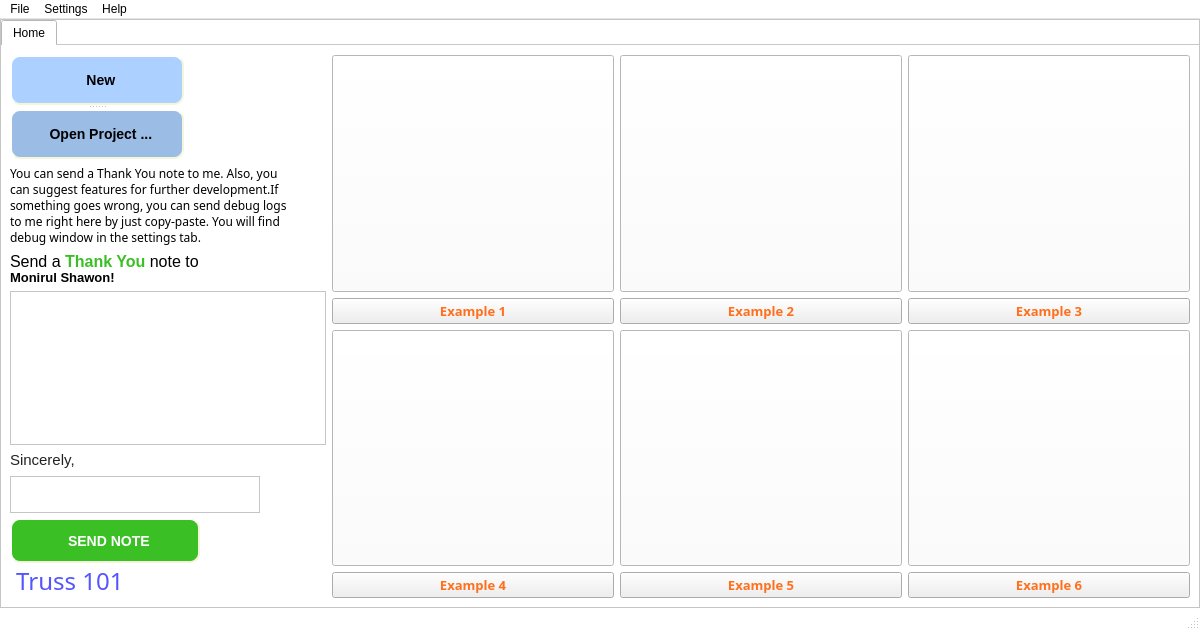
<?xml version="1.0" encoding="UTF-8"?>
<ui version="4.0">
 <class>MainWindow</class>
 <widget class="QMainWindow" name="MainWindow">
  <property name="geometry">
   <rect>
    <x>0</x>
    <y>0</y>
    <width>1200</width>
    <height>630</height>
   </rect>
  </property>
  <property name="palette">
   <palette>
    <active>
     <colorrole role="WindowText">
      <brush brushstyle="SolidPattern">
       <color alpha="255">
        <red>0</red>
        <green>0</green>
        <blue>0</blue>
       </color>
      </brush>
     </colorrole>
     <colorrole role="Button">
      <brush brushstyle="SolidPattern">
       <color alpha="255">
        <red>255</red>
        <green>255</green>
        <blue>255</blue>
       </color>
      </brush>
     </colorrole>
     <colorrole role="Light">
      <brush brushstyle="SolidPattern">
       <color alpha="255">
        <red>255</red>
        <green>255</green>
        <blue>255</blue>
       </color>
      </brush>
     </colorrole>
     <colorrole role="Midlight">
      <brush brushstyle="SolidPattern">
       <color alpha="255">
        <red>255</red>
        <green>255</green>
        <blue>255</blue>
       </color>
      </brush>
     </colorrole>
     <colorrole role="Dark">
      <brush brushstyle="SolidPattern">
       <color alpha="255">
        <red>127</red>
        <green>127</green>
        <blue>127</blue>
       </color>
      </brush>
     </colorrole>
     <colorrole role="Mid">
      <brush brushstyle="SolidPattern">
       <color alpha="255">
        <red>170</red>
        <green>170</green>
        <blue>170</blue>
       </color>
      </brush>
     </colorrole>
     <colorrole role="Text">
      <brush brushstyle="SolidPattern">
       <color alpha="255">
        <red>0</red>
        <green>0</green>
        <blue>0</blue>
       </color>
      </brush>
     </colorrole>
     <colorrole role="BrightText">
      <brush brushstyle="SolidPattern">
       <color alpha="255">
        <red>255</red>
        <green>255</green>
        <blue>255</blue>
       </color>
      </brush>
     </colorrole>
     <colorrole role="ButtonText">
      <brush brushstyle="SolidPattern">
       <color alpha="255">
        <red>0</red>
        <green>0</green>
        <blue>0</blue>
       </color>
      </brush>
     </colorrole>
     <colorrole role="Base">
      <brush brushstyle="SolidPattern">
       <color alpha="255">
        <red>255</red>
        <green>255</green>
        <blue>255</blue>
       </color>
      </brush>
     </colorrole>
     <colorrole role="Window">
      <brush brushstyle="SolidPattern">
       <color alpha="255">
        <red>255</red>
        <green>255</green>
        <blue>255</blue>
       </color>
      </brush>
     </colorrole>
     <colorrole role="Shadow">
      <brush brushstyle="SolidPattern">
       <color alpha="255">
        <red>0</red>
        <green>0</green>
        <blue>0</blue>
       </color>
      </brush>
     </colorrole>
     <colorrole role="AlternateBase">
      <brush brushstyle="SolidPattern">
       <color alpha="255">
        <red>255</red>
        <green>255</green>
        <blue>255</blue>
       </color>
      </brush>
     </colorrole>
     <colorrole role="ToolTipBase">
      <brush brushstyle="SolidPattern">
       <color alpha="255">
        <red>255</red>
        <green>255</green>
        <blue>220</blue>
       </color>
      </brush>
     </colorrole>
     <colorrole role="ToolTipText">
      <brush brushstyle="SolidPattern">
       <color alpha="255">
        <red>0</red>
        <green>0</green>
        <blue>0</blue>
       </color>
      </brush>
     </colorrole>
     <colorrole role="PlaceholderText">
      <brush brushstyle="SolidPattern">
       <color alpha="128">
        <red>0</red>
        <green>0</green>
        <blue>0</blue>
       </color>
      </brush>
     </colorrole>
    </active>
    <inactive>
     <colorrole role="WindowText">
      <brush brushstyle="SolidPattern">
       <color alpha="255">
        <red>0</red>
        <green>0</green>
        <blue>0</blue>
       </color>
      </brush>
     </colorrole>
     <colorrole role="Button">
      <brush brushstyle="SolidPattern">
       <color alpha="255">
        <red>255</red>
        <green>255</green>
        <blue>255</blue>
       </color>
      </brush>
     </colorrole>
     <colorrole role="Light">
      <brush brushstyle="SolidPattern">
       <color alpha="255">
        <red>255</red>
        <green>255</green>
        <blue>255</blue>
       </color>
      </brush>
     </colorrole>
     <colorrole role="Midlight">
      <brush brushstyle="SolidPattern">
       <color alpha="255">
        <red>255</red>
        <green>255</green>
        <blue>255</blue>
       </color>
      </brush>
     </colorrole>
     <colorrole role="Dark">
      <brush brushstyle="SolidPattern">
       <color alpha="255">
        <red>127</red>
        <green>127</green>
        <blue>127</blue>
       </color>
      </brush>
     </colorrole>
     <colorrole role="Mid">
      <brush brushstyle="SolidPattern">
       <color alpha="255">
        <red>170</red>
        <green>170</green>
        <blue>170</blue>
       </color>
      </brush>
     </colorrole>
     <colorrole role="Text">
      <brush brushstyle="SolidPattern">
       <color alpha="255">
        <red>0</red>
        <green>0</green>
        <blue>0</blue>
       </color>
      </brush>
     </colorrole>
     <colorrole role="BrightText">
      <brush brushstyle="SolidPattern">
       <color alpha="255">
        <red>255</red>
        <green>255</green>
        <blue>255</blue>
       </color>
      </brush>
     </colorrole>
     <colorrole role="ButtonText">
      <brush brushstyle="SolidPattern">
       <color alpha="255">
        <red>0</red>
        <green>0</green>
        <blue>0</blue>
       </color>
      </brush>
     </colorrole>
     <colorrole role="Base">
      <brush brushstyle="SolidPattern">
       <color alpha="255">
        <red>255</red>
        <green>255</green>
        <blue>255</blue>
       </color>
      </brush>
     </colorrole>
     <colorrole role="Window">
      <brush brushstyle="SolidPattern">
       <color alpha="255">
        <red>255</red>
        <green>255</green>
        <blue>255</blue>
       </color>
      </brush>
     </colorrole>
     <colorrole role="Shadow">
      <brush brushstyle="SolidPattern">
       <color alpha="255">
        <red>0</red>
        <green>0</green>
        <blue>0</blue>
       </color>
      </brush>
     </colorrole>
     <colorrole role="AlternateBase">
      <brush brushstyle="SolidPattern">
       <color alpha="255">
        <red>255</red>
        <green>255</green>
        <blue>255</blue>
       </color>
      </brush>
     </colorrole>
     <colorrole role="ToolTipBase">
      <brush brushstyle="SolidPattern">
       <color alpha="255">
        <red>255</red>
        <green>255</green>
        <blue>220</blue>
       </color>
      </brush>
     </colorrole>
     <colorrole role="ToolTipText">
      <brush brushstyle="SolidPattern">
       <color alpha="255">
        <red>0</red>
        <green>0</green>
        <blue>0</blue>
       </color>
      </brush>
     </colorrole>
     <colorrole role="PlaceholderText">
      <brush brushstyle="SolidPattern">
       <color alpha="128">
        <red>0</red>
        <green>0</green>
        <blue>0</blue>
       </color>
      </brush>
     </colorrole>
    </inactive>
    <disabled>
     <colorrole role="WindowText">
      <brush brushstyle="SolidPattern">
       <color alpha="255">
        <red>127</red>
        <green>127</green>
        <blue>127</blue>
       </color>
      </brush>
     </colorrole>
     <colorrole role="Button">
      <brush brushstyle="SolidPattern">
       <color alpha="255">
        <red>255</red>
        <green>255</green>
        <blue>255</blue>
       </color>
      </brush>
     </colorrole>
     <colorrole role="Light">
      <brush brushstyle="SolidPattern">
       <color alpha="255">
        <red>255</red>
        <green>255</green>
        <blue>255</blue>
       </color>
      </brush>
     </colorrole>
     <colorrole role="Midlight">
      <brush brushstyle="SolidPattern">
       <color alpha="255">
        <red>255</red>
        <green>255</green>
        <blue>255</blue>
       </color>
      </brush>
     </colorrole>
     <colorrole role="Dark">
      <brush brushstyle="SolidPattern">
       <color alpha="255">
        <red>127</red>
        <green>127</green>
        <blue>127</blue>
       </color>
      </brush>
     </colorrole>
     <colorrole role="Mid">
      <brush brushstyle="SolidPattern">
       <color alpha="255">
        <red>170</red>
        <green>170</green>
        <blue>170</blue>
       </color>
      </brush>
     </colorrole>
     <colorrole role="Text">
      <brush brushstyle="SolidPattern">
       <color alpha="255">
        <red>127</red>
        <green>127</green>
        <blue>127</blue>
       </color>
      </brush>
     </colorrole>
     <colorrole role="BrightText">
      <brush brushstyle="SolidPattern">
       <color alpha="255">
        <red>255</red>
        <green>255</green>
        <blue>255</blue>
       </color>
      </brush>
     </colorrole>
     <colorrole role="ButtonText">
      <brush brushstyle="SolidPattern">
       <color alpha="255">
        <red>127</red>
        <green>127</green>
        <blue>127</blue>
       </color>
      </brush>
     </colorrole>
     <colorrole role="Base">
      <brush brushstyle="SolidPattern">
       <color alpha="255">
        <red>255</red>
        <green>255</green>
        <blue>255</blue>
       </color>
      </brush>
     </colorrole>
     <colorrole role="Window">
      <brush brushstyle="SolidPattern">
       <color alpha="255">
        <red>255</red>
        <green>255</green>
        <blue>255</blue>
       </color>
      </brush>
     </colorrole>
     <colorrole role="Shadow">
      <brush brushstyle="SolidPattern">
       <color alpha="255">
        <red>0</red>
        <green>0</green>
        <blue>0</blue>
       </color>
      </brush>
     </colorrole>
     <colorrole role="AlternateBase">
      <brush brushstyle="SolidPattern">
       <color alpha="255">
        <red>255</red>
        <green>255</green>
        <blue>255</blue>
       </color>
      </brush>
     </colorrole>
     <colorrole role="ToolTipBase">
      <brush brushstyle="SolidPattern">
       <color alpha="255">
        <red>255</red>
        <green>255</green>
        <blue>220</blue>
       </color>
      </brush>
     </colorrole>
     <colorrole role="ToolTipText">
      <brush brushstyle="SolidPattern">
       <color alpha="255">
        <red>0</red>
        <green>0</green>
        <blue>0</blue>
       </color>
      </brush>
     </colorrole>
     <colorrole role="PlaceholderText">
      <brush brushstyle="SolidPattern">
       <color alpha="128">
        <red>0</red>
        <green>0</green>
        <blue>0</blue>
       </color>
      </brush>
     </colorrole>
    </disabled>
   </palette>
  </property>
  <property name="windowTitle">
   <string>Truss 101</string>
  </property>
  <property name="windowIcon">
   <iconset resource="resource.qrc">
    <normaloff>:/newPrefix/logo@2x.png</normaloff>:/newPrefix/logo@2x.png</iconset>
  </property>
  <widget class="QWidget" name="centralwidget">
   <layout class="QGridLayout" name="gridLayout_3">
    <property name="leftMargin">
     <number>0</number>
    </property>
    <property name="topMargin">
     <number>0</number>
    </property>
    <property name="rightMargin">
     <number>0</number>
    </property>
    <property name="bottomMargin">
     <number>0</number>
    </property>
    <item row="0" column="0">
     <widget class="QScrollArea" name="scrollArea">
      <property name="widgetResizable">
       <bool>true</bool>
      </property>
      <widget class="QWidget" name="scrollAreaWidgetContents">
       <property name="geometry">
        <rect>
         <x>0</x>
         <y>0</y>
         <width>1198</width>
         <height>577</height>
        </rect>
       </property>
       <layout class="QHBoxLayout" name="horizontalLayout">
        <property name="spacing">
         <number>0</number>
        </property>
        <property name="leftMargin">
         <number>0</number>
        </property>
        <property name="topMargin">
         <number>0</number>
        </property>
        <property name="rightMargin">
         <number>0</number>
        </property>
        <property name="bottomMargin">
         <number>0</number>
        </property>
        <item>
         <widget class="QTabWidget" name="tabWidget">
          <property name="tabPosition">
           <enum>QTabWidget::North</enum>
          </property>
          <property name="tabShape">
           <enum>QTabWidget::Rounded</enum>
          </property>
          <property name="currentIndex">
           <number>0</number>
          </property>
          <property name="elideMode">
           <enum>Qt::ElideNone</enum>
          </property>
          <property name="documentMode">
           <bool>true</bool>
          </property>
          <property name="movable">
           <bool>false</bool>
          </property>
          <property name="tabBarAutoHide">
           <bool>false</bool>
          </property>
          <widget class="QWidget" name="tab">
           <attribute name="icon">
            <iconset resource="resource.qrc">
             <normaloff>:/newPrefix/home.png</normaloff>:/newPrefix/home.png</iconset>
           </attribute>
           <attribute name="title">
            <string>Home</string>
           </attribute>
           <layout class="QGridLayout" name="gridLayout_2">
            <property name="leftMargin">
             <number>0</number>
            </property>
            <property name="topMargin">
             <number>0</number>
            </property>
            <property name="rightMargin">
             <number>0</number>
            </property>
            <property name="bottomMargin">
             <number>0</number>
            </property>
            <property name="spacing">
             <number>0</number>
            </property>
            <item row="0" column="0">
             <widget class="QStackedWidget" name="stackedWidget">
              <property name="currentIndex">
               <number>0</number>
              </property>
              <widget class="QWidget" name="page_intro">
               <layout class="QGridLayout" name="gridLayout_4">
                <item row="0" column="0">
                 <widget class="QSplitter" name="splitter">
                  <property name="orientation">
                   <enum>Qt::Vertical</enum>
                  </property>
                  <widget class="QPushButton" name="pushButton_new">
                   <property name="minimumSize">
                    <size>
                     <width>174</width>
                     <height>0</height>
                    </size>
                   </property>
                   <property name="maximumSize">
                    <size>
                     <width>150</width>
                     <height>50</height>
                    </size>
                   </property>
                   <property name="cursor">
                    <cursorShape>PointingHandCursor</cursorShape>
                   </property>
                   <property name="toolTip">
                    <string>Create a new project</string>
                   </property>
                   <property name="statusTip">
                    <string/>
                   </property>
                   <property name="whatsThis">
                    <string/>
                   </property>
                   <property name="styleSheet">
                    <string notr="true">QPushButton {
	background-color: rgb(172, 208, 255);
    border-style: outset;
    border-width: 2px;
    border-radius: 10px;
    border-color: beige;
    font: bold 14px;
    min-width: 10em;
}
QPushButton:hover {
	background-color: rgb(121, 181, 255);
    border-style: inset;
}
</string>
                   </property>
                   <property name="text">
                    <string>
  New
</string>
                   </property>
                   <property name="icon">
                    <iconset resource="resource.qrc">
                     <normaloff>:/newPrefix/new-file.png</normaloff>:/newPrefix/new-file.png</iconset>
                   </property>
                  </widget>
                  <widget class="QPushButton" name="pushButton_open">
                   <property name="minimumSize">
                    <size>
                     <width>174</width>
                     <height>0</height>
                    </size>
                   </property>
                   <property name="maximumSize">
                    <size>
                     <width>150</width>
                     <height>50</height>
                    </size>
                   </property>
                   <property name="cursor">
                    <cursorShape>PointingHandCursor</cursorShape>
                   </property>
                   <property name="toolTip">
                    <string>Open an existing project</string>
                   </property>
                   <property name="styleSheet">
                    <string notr="true">QPushButton {
	background-color: rgb(154, 188, 229);
    border-style: outset;
    border-width: 2px;
    border-radius: 10px;
    border-color: beige;
    font: bold 14px;
    min-width: 10em;
}
QPushButton:hover {
	background-color: rgb(143, 176, 213);
    border-style: inset;
}
</string>
                   </property>
                   <property name="text">
                    <string>
  Open Project ...
</string>
                   </property>
                   <property name="icon">
                    <iconset resource="resource.qrc">
                     <normaloff>:/newPrefix/open-envelope.png</normaloff>:/newPrefix/open-envelope.png</iconset>
                   </property>
                  </widget>
                 </widget>
                </item>
                <item row="5" column="0">
                 <widget class="QPlainTextEdit" name="plainTextName">
                  <property name="minimumSize">
                   <size>
                    <width>0</width>
                    <height>37</height>
                   </size>
                  </property>
                  <property name="maximumSize">
                   <size>
                    <width>250</width>
                    <height>35</height>
                   </size>
                  </property>
                  <property name="font">
                   <font>
                    <family>Segoe Print</family>
                    <pointsize>9</pointsize>
                   </font>
                  </property>
                  <property name="styleSheet">
                   <string notr="true"/>
                  </property>
                 </widget>
                </item>
                <item row="4" column="0">
                 <widget class="QLabel" name="label_4">
                  <property name="text">
                   <string>&lt;html&gt;&lt;head/&gt;&lt;body&gt;&lt;p&gt;&lt;span style=&quot; font-family:'Raleway','HelveticaNeue','Helvetica Neue','Helvetica','Arial','sans-serif'; font-size:11pt; color:#222222;&quot;&gt;Sincerely,&lt;/span&gt;&lt;/p&gt;&lt;/body&gt;&lt;/html&gt;</string>
                  </property>
                 </widget>
                </item>
                <item row="7" column="0">
                 <spacer name="verticalSpacer">
                  <property name="orientation">
                   <enum>Qt::Vertical</enum>
                  </property>
                  <property name="sizeHint" stdset="0">
                   <size>
                    <width>20</width>
                    <height>40</height>
                   </size>
                  </property>
                 </spacer>
                </item>
                <item row="6" column="0">
                 <widget class="QPushButton" name="pushButton_sendNote">
                  <property name="maximumSize">
                   <size>
                    <width>190</width>
                    <height>45</height>
                   </size>
                  </property>
                  <property name="styleSheet">
                   <string notr="true">QPushButton {
	background-color: rgb(58, 192, 37);
	color: rgb(255, 255, 255);
    border-style: outset;
    border-width: 2px;
    border-radius: 10px;
    border-color: beige;
    font: bold 14px;
    min-width: 10em;
}
QPushButton:hover {
	background-color: rgb(52, 165, 32);
    border-style: inset;
}
</string>
                  </property>
                  <property name="text">
                   <string>
  SEND NOTE
</string>
                  </property>
                  <property name="icon">
                   <iconset resource="resource.qrc">
                    <normaloff>:/newPrefix/message.png</normaloff>:/newPrefix/message.png</iconset>
                  </property>
                 </widget>
                </item>
                <item row="1" column="0">
                 <widget class="QLabel" name="label_2">
                  <property name="maximumSize">
                   <size>
                    <width>300</width>
                    <height>100</height>
                   </size>
                  </property>
                  <property name="font">
                   <font>
                    <family>Segoe UI Semibold</family>
                   </font>
                  </property>
                  <property name="text">
                   <string>You can send a Thank You note to me. Also, you
can suggest features for further development.If 
something goes wrong, you can send debug logs
to me right here by just copy-paste. You will find
debug window in the settings tab.</string>
                  </property>
                 </widget>
                </item>
                <item row="2" column="0">
                 <widget class="QLabel" name="label_3">
                  <property name="maximumSize">
                   <size>
                    <width>300</width>
                    <height>16777215</height>
                   </size>
                  </property>
                  <property name="text">
                   <string>&lt;html&gt;&lt;head/&gt;&lt;body&gt;&lt;p&gt;&lt;span style=&quot; font-size:12pt;&quot;&gt;Send a &lt;/span&gt;&lt;span style=&quot; font-size:12pt; font-weight:600; color:#3ac025;&quot;&gt;Thank You&lt;/span&gt;&lt;span style=&quot; font-size:12pt;&quot;&gt; note to&lt;/span&gt;&lt;br/&gt;&lt;span style=&quot; font-size:10pt; font-weight:600;&quot;&gt;Monirul Shawon!&lt;/span&gt;&lt;/p&gt;&lt;/body&gt;&lt;/html&gt;</string>
                  </property>
                 </widget>
                </item>
                <item row="0" column="1" rowspan="9">
                 <layout class="QGridLayout" name="gridLayout">
                  <item row="0" column="0">
                   <widget class="QPushButton" name="photo_example">
                    <property name="sizePolicy">
                     <sizepolicy hsizetype="Minimum" vsizetype="Minimum">
                      <horstretch>0</horstretch>
                      <verstretch>0</verstretch>
                     </sizepolicy>
                    </property>
                    <property name="minimumSize">
                     <size>
                      <width>282</width>
                      <height>0</height>
                     </size>
                    </property>
                    <property name="maximumSize">
                     <size>
                      <width>16777215</width>
                      <height>16777215</height>
                     </size>
                    </property>
                    <property name="cursor">
                     <cursorShape>PointingHandCursor</cursorShape>
                    </property>
                    <property name="toolTip">
                     <string>Example 1</string>
                    </property>
                    <property name="styleSheet">
                     <string notr="true">border-image: url(:/newPrefix/Example/Example 1.svg);</string>
                    </property>
                    <property name="text">
                     <string/>
                    </property>
                   </widget>
                  </item>
                  <item row="0" column="2">
                   <widget class="QPushButton" name="photo_example_3">
                    <property name="sizePolicy">
                     <sizepolicy hsizetype="Minimum" vsizetype="Minimum">
                      <horstretch>0</horstretch>
                      <verstretch>0</verstretch>
                     </sizepolicy>
                    </property>
                    <property name="minimumSize">
                     <size>
                      <width>282</width>
                      <height>0</height>
                     </size>
                    </property>
                    <property name="maximumSize">
                     <size>
                      <width>16777215</width>
                      <height>16777215</height>
                     </size>
                    </property>
                    <property name="cursor">
                     <cursorShape>PointingHandCursor</cursorShape>
                    </property>
                    <property name="toolTip">
                     <string>Example 3</string>
                    </property>
                    <property name="styleSheet">
                     <string notr="true">border-image: url(:/newPrefix/Example/deflection.svg);</string>
                    </property>
                    <property name="text">
                     <string/>
                    </property>
                   </widget>
                  </item>
                  <item row="1" column="2">
                   <widget class="QPushButton" name="pushButton_example_3">
                    <property name="font">
                     <font>
                      <family>Segoe UI Semibold</family>
                      <pointsize>10</pointsize>
                      <weight>75</weight>
                      <bold>true</bold>
                     </font>
                    </property>
                    <property name="cursor">
                     <cursorShape>PointingHandCursor</cursorShape>
                    </property>
                    <property name="styleSheet">
                     <string notr="true">color: rgb(255, 111, 28);</string>
                    </property>
                    <property name="text">
                     <string>Example 3</string>
                    </property>
                   </widget>
                  </item>
                  <item row="1" column="1">
                   <widget class="QPushButton" name="pushButton_example_2">
                    <property name="font">
                     <font>
                      <family>Segoe UI Semibold</family>
                      <pointsize>10</pointsize>
                      <weight>75</weight>
                      <bold>true</bold>
                     </font>
                    </property>
                    <property name="cursor">
                     <cursorShape>PointingHandCursor</cursorShape>
                    </property>
                    <property name="styleSheet">
                     <string notr="true">color: rgb(255, 111, 28);</string>
                    </property>
                    <property name="text">
                     <string>Example 2</string>
                    </property>
                   </widget>
                  </item>
                  <item row="2" column="0">
                   <widget class="QPushButton" name="photo_example_4">
                    <property name="sizePolicy">
                     <sizepolicy hsizetype="Minimum" vsizetype="Minimum">
                      <horstretch>0</horstretch>
                      <verstretch>0</verstretch>
                     </sizepolicy>
                    </property>
                    <property name="minimumSize">
                     <size>
                      <width>282</width>
                      <height>0</height>
                     </size>
                    </property>
                    <property name="maximumSize">
                     <size>
                      <width>16777215</width>
                      <height>16777215</height>
                     </size>
                    </property>
                    <property name="cursor">
                     <cursorShape>PointingHandCursor</cursorShape>
                    </property>
                    <property name="toolTip">
                     <string>Example 4</string>
                    </property>
                    <property name="styleSheet">
                     <string notr="true">border-image: url(:/newPrefix/Example/bigtruss.svg);</string>
                    </property>
                    <property name="text">
                     <string/>
                    </property>
                   </widget>
                  </item>
                  <item row="0" column="1">
                   <widget class="QPushButton" name="photo_example_2">
                    <property name="sizePolicy">
                     <sizepolicy hsizetype="Minimum" vsizetype="Minimum">
                      <horstretch>0</horstretch>
                      <verstretch>0</verstretch>
                     </sizepolicy>
                    </property>
                    <property name="minimumSize">
                     <size>
                      <width>282</width>
                      <height>0</height>
                     </size>
                    </property>
                    <property name="maximumSize">
                     <size>
                      <width>16777215</width>
                      <height>16777215</height>
                     </size>
                    </property>
                    <property name="cursor">
                     <cursorShape>PointingHandCursor</cursorShape>
                    </property>
                    <property name="toolTip">
                     <string>Example 2</string>
                    </property>
                    <property name="styleSheet">
                     <string notr="true">border-image: url(:/newPrefix/Example/assignment_2.svg);</string>
                    </property>
                    <property name="text">
                     <string/>
                    </property>
                   </widget>
                  </item>
                  <item row="2" column="1">
                   <widget class="QPushButton" name="photo_example_5">
                    <property name="sizePolicy">
                     <sizepolicy hsizetype="Minimum" vsizetype="Minimum">
                      <horstretch>0</horstretch>
                      <verstretch>0</verstretch>
                     </sizepolicy>
                    </property>
                    <property name="minimumSize">
                     <size>
                      <width>282</width>
                      <height>0</height>
                     </size>
                    </property>
                    <property name="maximumSize">
                     <size>
                      <width>16777215</width>
                      <height>16777215</height>
                     </size>
                    </property>
                    <property name="cursor">
                     <cursorShape>PointingHandCursor</cursorShape>
                    </property>
                    <property name="toolTip">
                     <string>Example 5</string>
                    </property>
                    <property name="styleSheet">
                     <string notr="true">border-image: url(:/newPrefix/Example/Petit_truss.svg);</string>
                    </property>
                    <property name="text">
                     <string/>
                    </property>
                   </widget>
                  </item>
                  <item row="1" column="0">
                   <widget class="QPushButton" name="pushButton_example">
                    <property name="font">
                     <font>
                      <family>Segoe UI Semibold</family>
                      <pointsize>10</pointsize>
                      <weight>75</weight>
                      <bold>true</bold>
                     </font>
                    </property>
                    <property name="cursor">
                     <cursorShape>PointingHandCursor</cursorShape>
                    </property>
                    <property name="styleSheet">
                     <string notr="true">color: rgb(255, 111, 28);</string>
                    </property>
                    <property name="text">
                     <string>Example 1</string>
                    </property>
                   </widget>
                  </item>
                  <item row="2" column="2">
                   <widget class="QPushButton" name="photo_example_6">
                    <property name="sizePolicy">
                     <sizepolicy hsizetype="Minimum" vsizetype="Minimum">
                      <horstretch>0</horstretch>
                      <verstretch>0</verstretch>
                     </sizepolicy>
                    </property>
                    <property name="minimumSize">
                     <size>
                      <width>282</width>
                      <height>0</height>
                     </size>
                    </property>
                    <property name="maximumSize">
                     <size>
                      <width>16777215</width>
                      <height>16777215</height>
                     </size>
                    </property>
                    <property name="cursor">
                     <cursorShape>PointingHandCursor</cursorShape>
                    </property>
                    <property name="toolTip">
                     <string>Example 6</string>
                    </property>
                    <property name="styleSheet">
                     <string notr="true">border-image: url(:/newPrefix/Example/cantilever.svg);</string>
                    </property>
                    <property name="text">
                     <string/>
                    </property>
                   </widget>
                  </item>
                  <item row="3" column="1">
                   <widget class="QPushButton" name="pushButton_example_5">
                    <property name="font">
                     <font>
                      <family>Segoe UI Semibold</family>
                      <pointsize>10</pointsize>
                      <weight>75</weight>
                      <bold>true</bold>
                     </font>
                    </property>
                    <property name="cursor">
                     <cursorShape>PointingHandCursor</cursorShape>
                    </property>
                    <property name="styleSheet">
                     <string notr="true">color: rgb(255, 111, 28);</string>
                    </property>
                    <property name="text">
                     <string>Example 5</string>
                    </property>
                   </widget>
                  </item>
                  <item row="3" column="2">
                   <widget class="QPushButton" name="pushButton_example_6">
                    <property name="font">
                     <font>
                      <family>Segoe UI Semibold</family>
                      <pointsize>10</pointsize>
                      <weight>75</weight>
                      <bold>true</bold>
                     </font>
                    </property>
                    <property name="cursor">
                     <cursorShape>PointingHandCursor</cursorShape>
                    </property>
                    <property name="styleSheet">
                     <string notr="true">color: rgb(255, 111, 28);</string>
                    </property>
                    <property name="text">
                     <string>Example 6</string>
                    </property>
                   </widget>
                  </item>
                  <item row="3" column="0">
                   <widget class="QPushButton" name="pushButton_example_4">
                    <property name="font">
                     <font>
                      <family>Segoe UI Semibold</family>
                      <pointsize>10</pointsize>
                      <weight>75</weight>
                      <bold>true</bold>
                     </font>
                    </property>
                    <property name="cursor">
                     <cursorShape>PointingHandCursor</cursorShape>
                    </property>
                    <property name="styleSheet">
                     <string notr="true">color: rgb(255, 111, 28);</string>
                    </property>
                    <property name="text">
                     <string>Example 4</string>
                    </property>
                   </widget>
                  </item>
                 </layout>
                </item>
                <item row="3" column="0">
                 <widget class="QPlainTextEdit" name="plainTextMessage">
                  <property name="minimumSize">
                   <size>
                    <width>290</width>
                    <height>0</height>
                   </size>
                  </property>
                  <property name="maximumSize">
                   <size>
                    <width>350</width>
                    <height>300</height>
                   </size>
                  </property>
                  <property name="font">
                   <font>
                    <family>Segoe Print</family>
                    <pointsize>10</pointsize>
                   </font>
                  </property>
                  <property name="plainText">
                   <string/>
                  </property>
                  <property name="placeholderText">
                   <string>Dear Monirul Shawon,                                     Thank you for ...</string>
                  </property>
                 </widget>
                </item>
                <item row="8" column="0">
                 <widget class="QLabel" name="label">
                  <property name="minimumSize">
                   <size>
                    <width>300</width>
                    <height>0</height>
                   </size>
                  </property>
                  <property name="maximumSize">
                   <size>
                    <width>16777215</width>
                    <height>27</height>
                   </size>
                  </property>
                  <property name="font">
                   <font>
                    <family>Old English Text MT</family>
                    <pointsize>18</pointsize>
                   </font>
                  </property>
                  <property name="toolTip">
                   <string/>
                  </property>
                  <property name="styleSheet">
                   <string notr="true">color: rgb(85, 85, 255);</string>
                  </property>
                  <property name="text">
                   <string> Truss 101</string>
                  </property>
                  <property name="alignment">
                   <set>Qt::AlignBottom|Qt::AlignLeading|Qt::AlignLeft</set>
                  </property>
                 </widget>
                </item>
               </layout>
              </widget>
              <widget class="QWidget" name="page_main"/>
             </widget>
            </item>
           </layout>
          </widget>
         </widget>
        </item>
       </layout>
      </widget>
     </widget>
    </item>
   </layout>
  </widget>
  <widget class="QMenuBar" name="menubar">
   <property name="geometry">
    <rect>
     <x>0</x>
     <y>0</y>
     <width>1200</width>
     <height>26</height>
    </rect>
   </property>
   <widget class="QMenu" name="menuNew">
    <property name="title">
     <string>File</string>
    </property>
    <addaction name="actionNew"/>
    <addaction name="actionOpen"/>
    <addaction name="separator"/>
    <addaction name="actionSave"/>
    <addaction name="actionSave_as"/>
    <addaction name="separator"/>
    <addaction name="actionClose"/>
    <addaction name="separator"/>
    <addaction name="actionQuit"/>
   </widget>
   <widget class="QMenu" name="menuSettings">
    <property name="title">
     <string>Settings</string>
    </property>
    <addaction name="actionUnits"/>
    <addaction name="actionDebug"/>
   </widget>
   <widget class="QMenu" name="menuHelp">
    <property name="title">
     <string>Help</string>
    </property>
    <addaction name="actionHelp"/>
    <addaction name="separator"/>
    <addaction name="actionCheck_for_updates"/>
    <addaction name="separator"/>
    <addaction name="actionView_License"/>
    <addaction name="separator"/>
    <addaction name="actionAbout"/>
    <addaction name="actionAbout_Author"/>
   </widget>
   <addaction name="menuNew"/>
   <addaction name="menuSettings"/>
   <addaction name="menuHelp"/>
  </widget>
  <widget class="QStatusBar" name="statusbar"/>
  <action name="actionNew">
   <property name="icon">
    <iconset resource="resource.qrc">
     <normaloff>:/newPrefix/add-file.png</normaloff>:/newPrefix/add-file.png</iconset>
   </property>
   <property name="text">
    <string>New...</string>
   </property>
   <property name="statusTip">
    <string>Create a new project</string>
   </property>
   <property name="shortcut">
    <string>Ctrl+N</string>
   </property>
  </action>
  <action name="actionSave">
   <property name="text">
    <string>Save...</string>
   </property>
   <property name="statusTip">
    <string>Save your project</string>
   </property>
   <property name="shortcut">
    <string>Ctrl+S</string>
   </property>
  </action>
  <action name="actionSave_as">
   <property name="text">
    <string>Save as...</string>
   </property>
   <property name="statusTip">
    <string>Save your project as you want</string>
   </property>
   <property name="shortcut">
    <string>Ctrl+Shift+S</string>
   </property>
  </action>
  <action name="actionOpen">
   <property name="icon">
    <iconset resource="resource.qrc">
     <normaloff>:/newPrefix/open-file.png</normaloff>:/newPrefix/open-file.png</iconset>
   </property>
   <property name="text">
    <string>Open...</string>
   </property>
   <property name="statusTip">
    <string>Open an existing project</string>
   </property>
   <property name="shortcut">
    <string>Ctrl+O</string>
   </property>
  </action>
  <action name="actionQuit">
   <property name="text">
    <string>Quit</string>
   </property>
   <property name="statusTip">
    <string>Quit application</string>
   </property>
  </action>
  <action name="actionClose">
   <property name="text">
    <string>Close</string>
   </property>
   <property name="statusTip">
    <string>Close your current project</string>
   </property>
   <property name="shortcut">
    <string>Ctrl+F4</string>
   </property>
  </action>
  <action name="actionUnits">
   <property name="icon">
    <iconset resource="resource.qrc">
     <normaloff>:/newPrefix/unit.png</normaloff>:/newPrefix/unit.png</iconset>
   </property>
   <property name="text">
    <string>Units</string>
   </property>
   <property name="statusTip">
    <string>Change your units</string>
   </property>
   <property name="shortcut">
    <string>Ctrl+U</string>
   </property>
  </action>
  <action name="actionAbout">
   <property name="text">
    <string>About Truss 101</string>
   </property>
  </action>
  <action name="actionLight">
   <property name="text">
    <string>Light</string>
   </property>
  </action>
  <action name="actionDark">
   <property name="text">
    <string>Dark</string>
   </property>
  </action>
  <action name="actionWindows">
   <property name="text">
    <string>Windows</string>
   </property>
  </action>
  <action name="actionAbout_Author">
   <property name="text">
    <string>About Author</string>
   </property>
  </action>
  <action name="actionCheck_for_updates">
   <property name="text">
    <string>Check for updates...</string>
   </property>
  </action>
  <action name="actionHelp">
   <property name="text">
    <string>Online Help</string>
   </property>
   <property name="shortcut">
    <string>F1</string>
   </property>
  </action>
  <action name="actionDebig">
   <property name="text">
    <string>Debug</string>
   </property>
  </action>
  <action name="actionDebug">
   <property name="icon">
    <iconset resource="resource.qrc">
     <normaloff>:/newPrefix/console.png</normaloff>:/newPrefix/console.png</iconset>
   </property>
   <property name="text">
    <string>Debug</string>
   </property>
   <property name="statusTip">
    <string>Open debug console</string>
   </property>
   <property name="shortcut">
    <string>Ctrl+D</string>
   </property>
  </action>
  <action name="actionView_License">
   <property name="text">
    <string>View License</string>
   </property>
  </action>
 </widget>
 <resources>
  <include location="resource.qrc"/>
 </resources>
 <connections/>
</ui>
